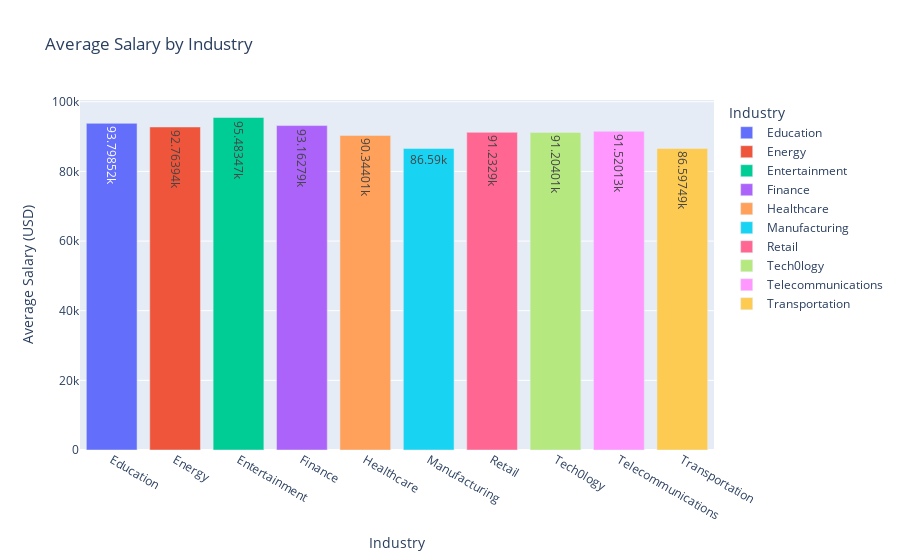

Notebook code cell kept with this figure:
### Code cell
fig = px.bar(job_Market.groupby('Industry')['Salary_USD'].mean().reset_index(), 
              x = 'Industry', 
              y = 'Salary_USD', 
              title="Average Salary by Industry", 
              labels={'Salary_USD': 'Average Salary (USD)'},
              text_auto = True,
                color = 'Industry')
fig.show()

### Figure 1 — Plotly figure (JSON) as saved in the notebook; plotly's stock layout.template omitted (floating-point values rounded to 4 significant figures)
{"data": [{"alignmentgroup": "True", "hovertemplate": "Industry=%{x}<br>Average Salary (USD)=%{y}<extra></extra>", "legendgroup": "Education", "marker": {"color": "#636efa", "pattern": {"shape": ""}}, "name": "Education", "offsetgroup": "Education", "orientation": "v", "showlegend": true, "textposition": "auto", "texttemplate": "%{y}", "type": "bar", "x": ["Education"], "xaxis": "x", "y": [93800.0], "yaxis": "y"}, {"alignmentgroup": "True", "hovertemplate": "Industry=%{x}<br>Average Salary (USD)=%{y}<extra></extra>", "legendgroup": "Energy", "marker": {"color": "#EF553B", "pattern": {"shape": ""}}, "name": "Energy", "offsetgroup": "Energy", "orientation": "v", "showlegend": true, "textposition": "auto", "texttemplate": "%{y}", "type": "bar", "x": ["Energy"], "xaxis": "x", "y": [92760.0], "yaxis": "y"}, {"alignmentgroup": "True", "hovertemplate": "Industry=%{x}<br>Average Salary (USD)=%{y}<extra></extra>", "legendgroup": "Entertainment", "marker": {"color": "#00cc96", "pattern": {"shape": ""}}, "name": "Entertainment", "offsetgroup": "Entertainment", "orientation": "v", "showlegend": true, "textposition": "auto", "texttemplate": "%{y}", "type": "bar", "x": ["Entertainment"], "xaxis": "x", "y": [95480.0], "yaxis": "y"}, {"alignmentgroup": "True", "hovertemplate": "Industry=%{x}<br>Average Salary (USD)=%{y}<extra></extra>", "legendgroup": "Finance", "marker": {"color": "#ab63fa", "pattern": {"shape": ""}}, "name": "Finance", "offsetgroup": "Finance", "orientation": "v", "showlegend": true, "textposition": "auto", "texttemplate": "%{y}", "type": "bar", "x": ["Finance"], "xaxis": "x", "y": [93160.0], "yaxis": "y"}, {"alignmentgroup": "True", "hovertemplate": "Industry=%{x}<br>Average Salary (USD)=%{y}<extra></extra>", "legendgroup": "Healthcare", "marker": {"color": "#FFA15A", "pattern": {"shape": ""}}, "name": "Healthcare", "offsetgroup": "Healthcare", "orientation": "v", "showlegend": true, "textposition": "auto", "texttemplate": "%{y}", "type": "bar", "x": ["Healthcare"], "xaxis": "x", "y": [90340.0], "yaxis": "y"}, {"alignmentgroup": "True", "hovertemplate": "Industry=%{x}<br>Average Salary (USD)=%{y}<extra></extra>", "legendgroup": "Manufacturing", "marker": {"color": "#19d3f3", "pattern": {"shape": ""}}, "name": "Manufacturing", "offsetgroup": "Manufacturing", "orientation": "v", "showlegend": true, "textposition": "auto", "texttemplate": "%{y}", "type": "bar", "x": ["Manufacturing"], "xaxis": "x", "y": [86590.0], "yaxis": "y"}, {"alignmentgroup": "True", "hovertemplate": "Industry=%{x}<br>Average Salary (USD)=%{y}<extra></extra>", "legendgroup": "Retail", "marker": {"color": "#FF6692", "pattern": {"shape": ""}}, "name": "Retail", "offsetgroup": "Retail", "orientation": "v", "showlegend": true, "textposition": "auto", "texttemplate": "%{y}", "type": "bar", "x": ["Retail"], "xaxis": "x", "y": [91230.0], "yaxis": "y"}, {"alignmentgroup": "True", "hovertemplate": "Industry=%{x}<br>Average Salary (USD)=%{y}<extra></extra>", "legendgroup": "Tech0logy", "marker": {"color": "#B6E880", "pattern": {"shape": ""}}, "name": "Tech0logy", "offsetgroup": "Tech0logy", "orientation": "v", "showlegend": true, "textposition": "auto", "texttemplate": "%{y}", "type": "bar", "x": ["Tech0logy"], "xaxis": "x", "y": [91200.0], "yaxis": "y"}, {"alignmentgroup": "True", "hovertemplate": "Industry=%{x}<br>Average Salary (USD)=%{y}<extra></extra>", "legendgroup": "Telecommunications", "marker": {"color": "#FF97FF", "pattern": {"shape": ""}}, "name": "Telecommunications", "offsetgroup": "Telecommunications", "orientation": "v", "showlegend": true, "textposition": "auto", "texttemplate": "%{y}", "type": "bar", "x": ["Telecommunications"], "xaxis": "x", "y": [91520.0], "yaxis": "y"}, {"alignmentgroup": "True", "hovertemplate": "Industry=%{x}<br>Average Salary (USD)=%{y}<extra></extra>", "legendgroup": "Transportation", "marker": {"color": "#FECB52", "pattern": {"shape": ""}}, "name": "Transportation", "offsetgroup": "Transportation", "orientation": "v", "showlegend": true, "textposition": "auto", "texttemplate": "%{y}", "type": "bar", "x": ["Transportation"], "xaxis": "x", "y": [86600.0], "yaxis": "y"}], "layout": {"autosize": true, "barmode": "relative", "legend": {"title": {"text": "Industry"}, "tracegroupgap": 0}, "title": {"text": "Average Salary by Industry"}, "xaxis": {"anchor": "y", "autorange": true, "categoryarray": ["Education", "Energy", "Entertainment", "Finance", "Healthcare", "Manufacturing", "Retail", "Tech0logy", "Telecommunications", "Transportation"], "categoryorder": "array", "domain": [0, 1], "range": [-0.5, 9.5], "title": {"text": "Industry"}, "type": "category"}, "yaxis": {"anchor": "x", "autorange": true, "domain": [0, 1], "range": [0, 100500.0], "title": {"text": "Average Salary (USD)"}, "type": "linear"}}}
